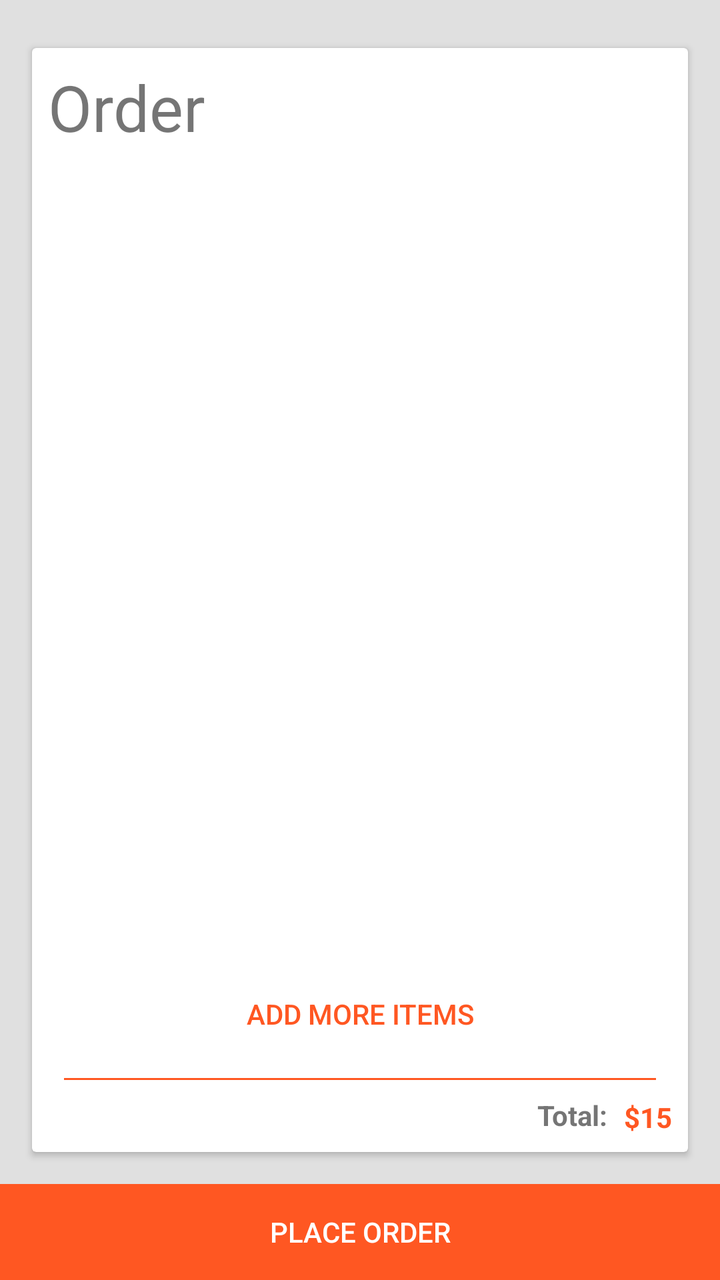
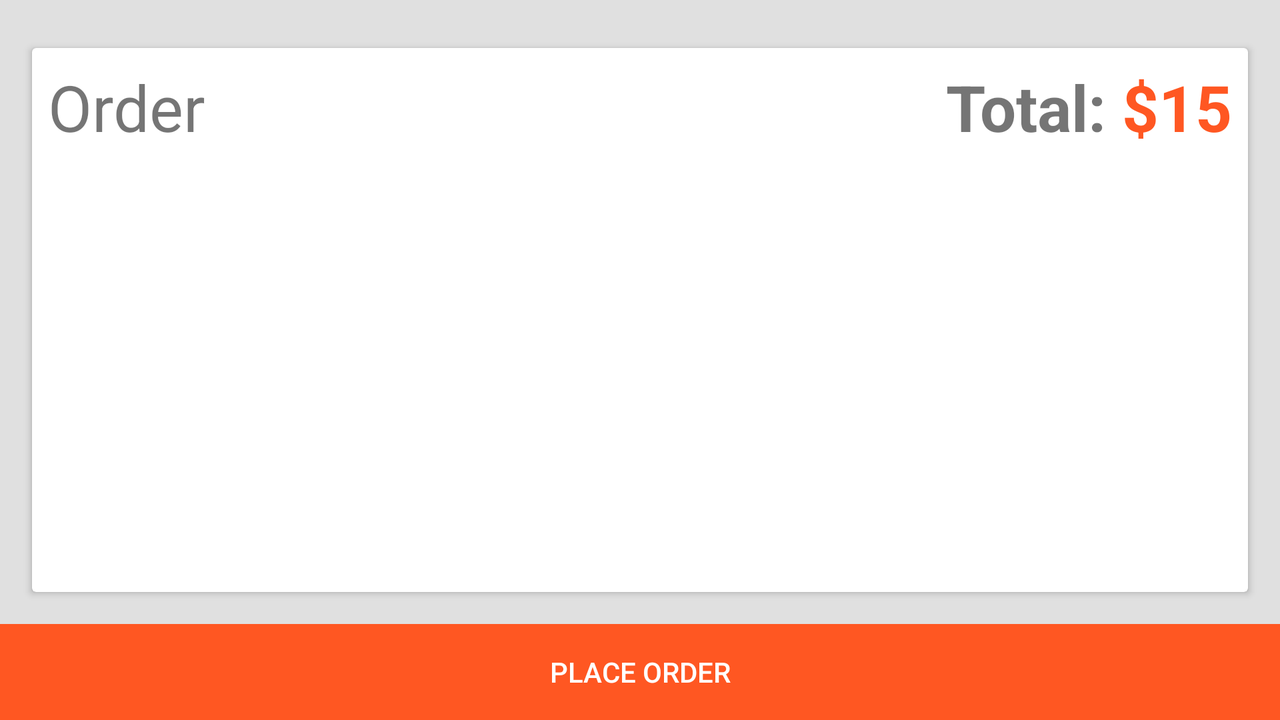

Compare how this app lays out the same screen by default and in its alternative resource folder. The renders come first, then the two layout files and the values they reference.
<!-- AndroidManifest.xml: application theme AppTheme -->
<!-- res/layout/fragment_order_full.xml -->
<?xml version="1.0" encoding="utf-8"?>

<android.support.constraint.ConstraintLayout xmlns:android="http://schemas.android.com/apk/res/android"
    xmlns:app="http://schemas.android.com/apk/res-auto"
    xmlns:tools="http://schemas.android.com/tools"
    android:layout_width="match_parent"
    android:layout_height="match_parent"
    android:background="@color/colorBackground">

    <Button
        android:id="@+id/btn_place_order"
        style="@style/Widget.AppCompat.Button.Borderless"
        android:layout_width="0dp"
        android:layout_height="wrap_content"
        android:background="@color/colorAccent"
        android:text="Place Order"
        android:textColor="@android:color/white"
        app:layout_constraintBottom_toBottomOf="parent"
        app:layout_constraintEnd_toEndOf="parent"
        app:layout_constraintStart_toStartOf="parent" />

    <android.support.v7.widget.CardView
        android:id="@+id/cardView6"
        android:layout_width="0dp"
        android:layout_height="0dp"
        android:layout_marginBottom="16dp"
        android:layout_marginEnd="16dp"
        android:layout_marginStart="16dp"
        android:layout_marginTop="24dp"
        app:layout_constraintBottom_toTopOf="@+id/btn_place_order"
        app:layout_constraintEnd_toEndOf="parent"
        app:layout_constraintStart_toStartOf="parent"
        app:layout_constraintTop_toTopOf="parent"
        app:layout_constraintVertical_bias="1.0">

        <android.support.constraint.ConstraintLayout
            android:layout_width="match_parent"
            android:layout_height="match_parent">

            <TextView
                android:id="@+id/tv_order_full_item_total_value"
                android:layout_width="0dp"
                android:layout_height="wrap_content"
                android:layout_marginBottom="8dp"
                android:layout_marginEnd="8dp"
                android:elevation="3dp"
                android:text="$15"
                android:textColor="@color/colorAccent"
                android:textSize="14sp"
                android:textStyle="bold"
                app:layout_constraintBottom_toBottomOf="parent"
                app:layout_constraintEnd_toEndOf="parent" />

            <TextView
                android:id="@+id/tv_order_full_coffee_label_value"
                android:layout_width="0dp"
                android:layout_height="20dp"
                android:layout_marginBottom="8dp"
                android:layout_marginEnd="8dp"
                android:elevation="3dp"
                android:text="Total:"
                android:textSize="14sp"
                android:textStyle="bold"
                app:layout_constraintBottom_toBottomOf="parent"
                app:layout_constraintEnd_toStartOf="@+id/tv_order_full_item_total_value" />

            <View
                android:id="@+id/view3"
                android:layout_width="match_parent"
                android:layout_height="1dp"
                android:layout_marginBottom="8dp"
                android:layout_marginEnd="16dp"
                android:layout_marginStart="16dp"
                android:background="@color/colorAccent"
                app:layout_constraintBottom_toTopOf="@+id/tv_order_full_coffee_label_value"
                app:layout_constraintEnd_toEndOf="parent"
                app:layout_constraintStart_toStartOf="parent" />

            <Button
                android:id="@+id/btn_add_more_items"
                style="@style/Widget.AppCompat.Button.Borderless.Colored"
                android:layout_width="0dp"
                android:layout_height="wrap_content"
                android:layout_marginBottom="8dp"
                android:layout_marginEnd="8dp"
                android:layout_marginStart="8dp"
                android:text="Add more items"
                app:layout_constraintBottom_toTopOf="@+id/view3"
                app:layout_constraintEnd_toEndOf="parent"
                app:layout_constraintHorizontal_bias="0.0"
                app:layout_constraintStart_toStartOf="parent" />

            <android.support.v7.widget.RecyclerView
                android:id="@+id/rv_order"
                android:layout_width="0dp"
                android:layout_height="0dp"
                android:layout_marginBottom="8dp"
                android:layout_marginTop="16dp"
                android:background="@android:color/white"
                app:layout_constraintBottom_toTopOf="@+id/btn_add_more_items"
                app:layout_constraintEnd_toEndOf="parent"
                app:layout_constraintStart_toStartOf="parent"
                app:layout_constraintTop_toBottomOf="@+id/textView4" />

            <TextView
                android:id="@+id/textView4"
                android:layout_width="wrap_content"
                android:layout_height="wrap_content"
                android:layout_marginStart="8dp"
                android:layout_marginTop="8dp"
                android:text="Order"
                android:textSize="32sp"
                app:layout_constraintStart_toStartOf="parent"
                app:layout_constraintTop_toTopOf="parent" />
        </android.support.constraint.ConstraintLayout>
    </android.support.v7.widget.CardView>

</android.support.constraint.ConstraintLayout>
<!-- resources referenced by this layout -->
<resources>
  <color name="colorAccent">#FF5722</color>
  <color name="colorBackground">#E0E0E0</color>
  <style name="AppTheme" parent="Theme.AppCompat.Light.NoActionBar">
          
          <item name="colorPrimary">@color/colorPrimary</item>
          <item name="colorPrimaryDark">@color/colorPrimaryDark</item>
          <item name="colorAccent">@color/colorAccent</item>
          <item name="android:windowContentTransitions">true</item>
      </style>
  <color name="colorPrimary">#795548</color>
  <color name="colorPrimaryDark">#6D4C41</color>
</resources>
<!-- res/layout-land/fragment_order_full.xml (the repository's variant of the layout above) -->
<!-- drawn on the phone turned sideways -->
<?xml version="1.0" encoding="utf-8"?>

<android.support.constraint.ConstraintLayout xmlns:android="http://schemas.android.com/apk/res/android"
    xmlns:app="http://schemas.android.com/apk/res-auto"
    xmlns:tools="http://schemas.android.com/tools"
    android:layout_width="match_parent"
    android:layout_height="match_parent"
    android:background="@color/colorBackground">

    <Button
        android:id="@+id/btn_generic"
        style="@style/Widget.AppCompat.Button.Borderless"
        android:layout_width="0dp"
        android:layout_height="wrap_content"
        android:background="@color/colorAccent"
        android:text="Place Order"
        android:textColor="@android:color/white"
        app:layout_constraintBottom_toBottomOf="parent"
        app:layout_constraintEnd_toEndOf="parent"
        app:layout_constraintStart_toStartOf="parent" />

    <android.support.v7.widget.CardView
        android:id="@+id/generic_card"
        android:layout_width="0dp"
        android:layout_height="0dp"
        android:layout_marginBottom="16dp"
        android:layout_marginEnd="16dp"
        android:layout_marginStart="16dp"
        android:layout_marginTop="24dp"
        app:layout_constraintBottom_toTopOf="@+id/btn_generic"
        app:layout_constraintEnd_toEndOf="parent"
        app:layout_constraintStart_toStartOf="parent"
        app:layout_constraintTop_toTopOf="parent"
        app:layout_constraintVertical_bias="1.0">

        <android.support.constraint.ConstraintLayout
            android:layout_width="match_parent"
            android:layout_height="match_parent">

            <TextView
                android:id="@+id/tv_generic_total_value"
                android:layout_width="0dp"
                android:layout_height="wrap_content"
                android:layout_marginEnd="8dp"
                android:layout_marginTop="8dp"
                android:elevation="3dp"
                android:text="$15"
                android:textColor="@color/colorAccent"
                android:textSize="32sp"
                android:textStyle="bold"
                app:layout_constraintEnd_toEndOf="parent"
                app:layout_constraintTop_toTopOf="parent" />

            <TextView
                android:id="@+id/tv_generic_coffee_label_value"
                android:layout_width="0dp"
                android:layout_height="wrap_content"
                android:layout_marginEnd="8dp"
                android:layout_marginTop="8dp"
                android:elevation="3dp"
                android:text="Total:"
                android:textSize="32sp"
                android:textStyle="bold"
                app:layout_constraintEnd_toStartOf="@+id/tv_generic_total_value"
                app:layout_constraintTop_toTopOf="parent" />

            <android.support.v7.widget.RecyclerView
                android:id="@+id/rv_generic"
                android:layout_width="0dp"
                android:layout_height="0dp"
                android:layout_marginBottom="8dp"
                android:layout_marginTop="16dp"
                android:background="@android:color/white"
                app:layout_constraintBottom_toBottomOf="parent"
                app:layout_constraintEnd_toEndOf="parent"
                app:layout_constraintStart_toStartOf="parent"
                app:layout_constraintTop_toBottomOf="@+id/tv_generic_title" />

            <TextView
                android:id="@+id/tv_generic_title"
                android:layout_width="wrap_content"
                android:layout_height="wrap_content"
                android:layout_marginStart="8dp"
                android:layout_marginTop="8dp"
                android:text="Order"
                android:textSize="32sp"
                app:layout_constraintStart_toStartOf="parent"
                app:layout_constraintTop_toTopOf="parent" />
        </android.support.constraint.ConstraintLayout>
    </android.support.v7.widget.CardView>

</android.support.constraint.ConstraintLayout>
